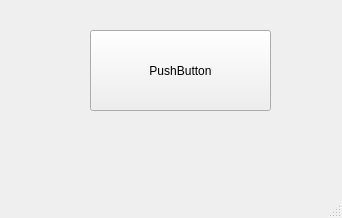
<?xml version="1.0" encoding="UTF-8"?>
<ui version="4.0">
 <class>MainWindow</class>
 <widget class="QMainWindow" name="MainWindow">
  <property name="geometry">
   <rect>
    <x>0</x>
    <y>0</y>
    <width>342</width>
    <height>218</height>
   </rect>
  </property>
  <property name="windowTitle">
   <string>MainWindow</string>
  </property>
  <widget class="QWidget" name="centralwidget">
   <widget class="QPushButton" name="pushButton">
    <property name="geometry">
     <rect>
      <x>90</x>
      <y>30</y>
      <width>181</width>
      <height>81</height>
     </rect>
    </property>
    <property name="text">
     <string>PushButton</string>
    </property>
   </widget>
  </widget>
  <widget class="QMenuBar" name="menubar">
   <property name="geometry">
    <rect>
     <x>0</x>
     <y>0</y>
     <width>342</width>
     <height>30</height>
    </rect>
   </property>
  </widget>
  <widget class="QStatusBar" name="statusbar"/>
 </widget>
 <resources/>
 <connections/>
</ui>
